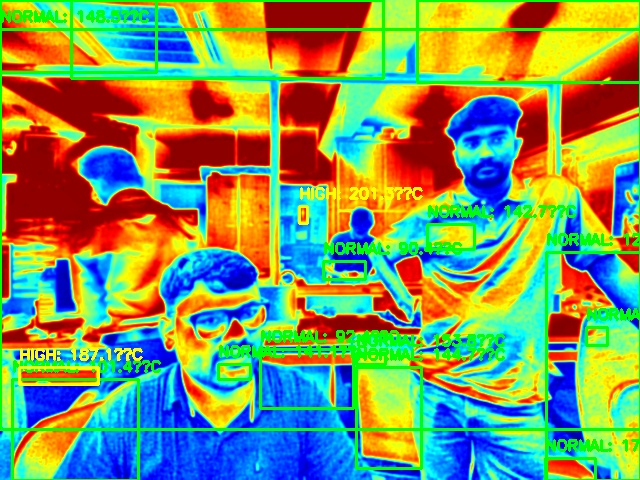
#> input picture pyqt/open_cv/Open-CV_Practice/xample.jpg, 640 x 480 px
$ python xolor_model.py
#> lines starting #> are read from the running program, lines starting #| are printed output that depends on the picture
import cv2
import matplotlib.pyplot as plt
# Load the image in color
image = cv2.imread('xample.jpg') # Replace with your image path
#> image is the input picture: shape (480, 640, 3); mean B, G, R 94, 149.5, 128.3
# Convert BGR (OpenCV default) to RGB for Matplotlib display
image_rgb = cv2.cvtColor(image, cv2.COLOR_BGR2RGB)
# Convert to grayscale
gray_image = cv2.cvtColor(image, cv2.COLOR_BGR2GRAY)
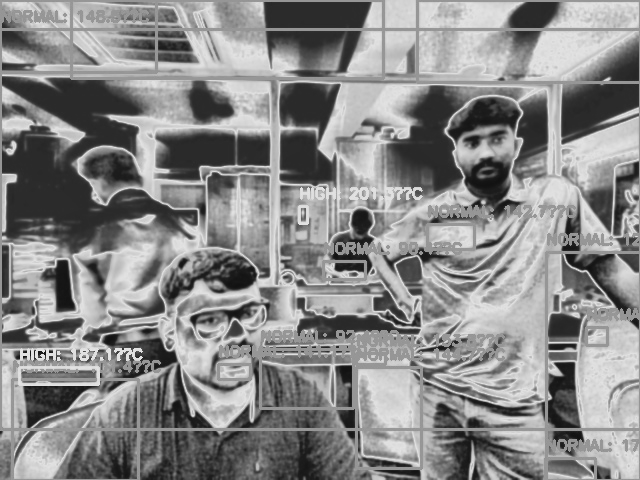
#> gray_image: shape (480, 640); min 17, max 232, mean 136.9
# Split the channels (Note: OpenCV uses BGR, so order is Blue, Green, Red)
blue_channel, green_channel, red_channel = cv2.split(image)
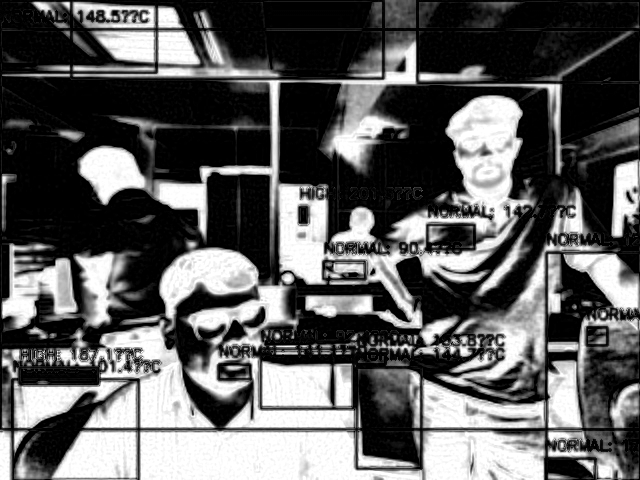
#> blue_channel: shape (480, 640); min 0, max 255, mean 94
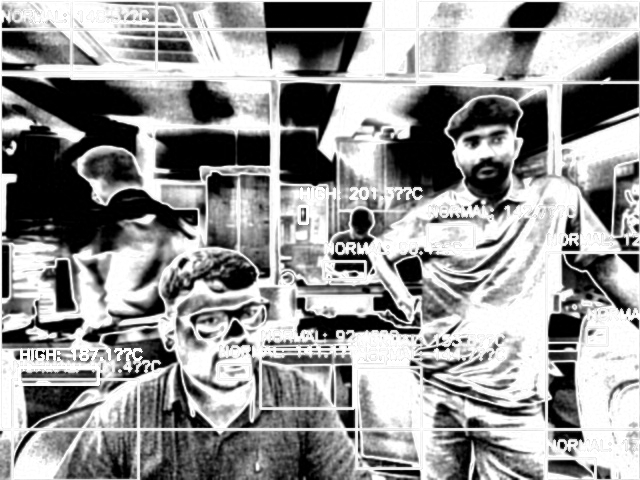
#> green_channel: shape (480, 640); min 0, max 255, mean 149.5
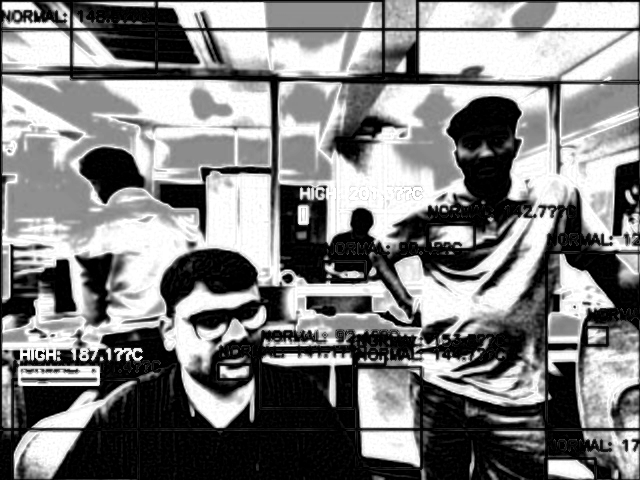
#> red_channel: shape (480, 640); min 0, max 255, mean 128.3
# Plotting the results
plt.figure(figsize=(12, 8))
# Original RGB Image
plt.subplot(2, 3, 1)
plt.imshow(image_rgb)
plt.title('Original Image (RGB)')
plt.axis('off')
# Grayscale Image
plt.subplot(2, 3, 2)
plt.imshow(gray_image, cmap='gray')
plt.title('Grayscale Image')
plt.axis('off')
# Red Channel
plt.subplot(2, 3, 4)
plt.imshow(red_channel, cmap='Reds')
plt.title('Red Channel')
plt.axis('off')
# Green Channel
plt.subplot(2, 3, 5)
plt.imshow(green_channel, cmap='Greens')
plt.title('Green Channel')
plt.axis('off')
# Blue Channel
plt.subplot(2, 3, 6)
plt.imshow(blue_channel, cmap='Blues')
plt.title('Blue Channel')
plt.axis('off')
plt.tight_layout()
plt.show()

$ run again, with pyqt/open_cv/Open-CV_Practice/Physical (63).jpg copied over pyqt/open_cv/Open-CV_Practice/xample.jpg
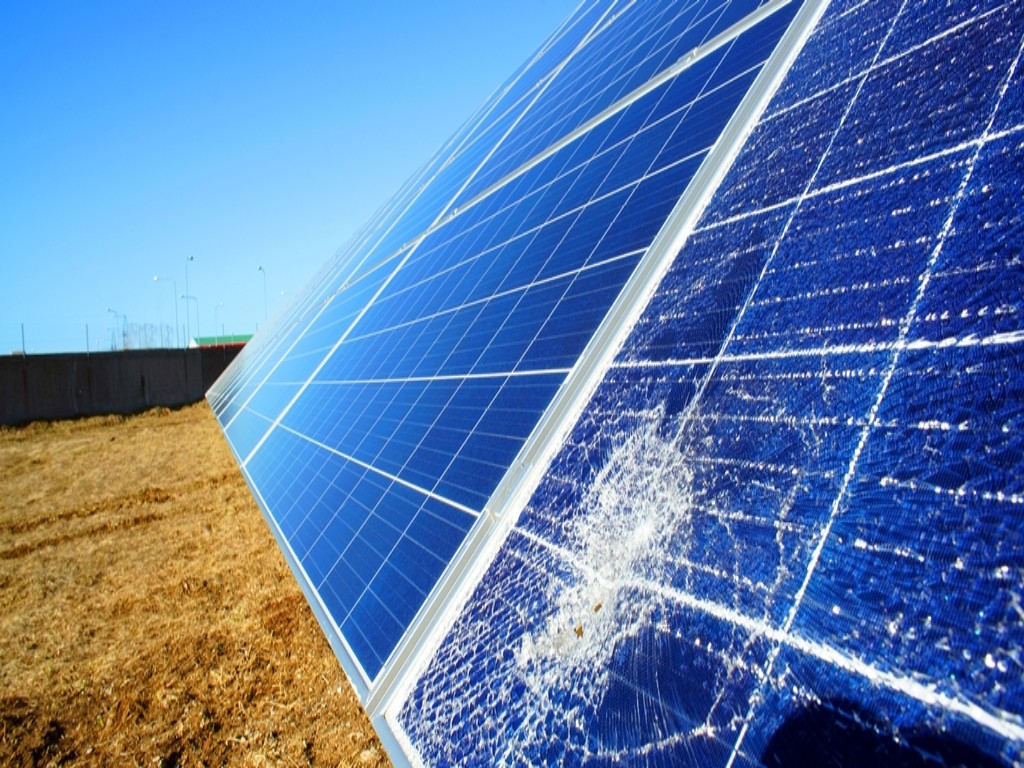
#> input picture pyqt/open_cv/Open-CV_Practice/Physical (63).jpg, 1024 x 768 px
#> image is the input picture: shape (768, 1024, 3); mean B, G, R 171.1, 125.1, 94.1
#> `blue_channel, green_channel, red_channel = cv2.split(image)`:
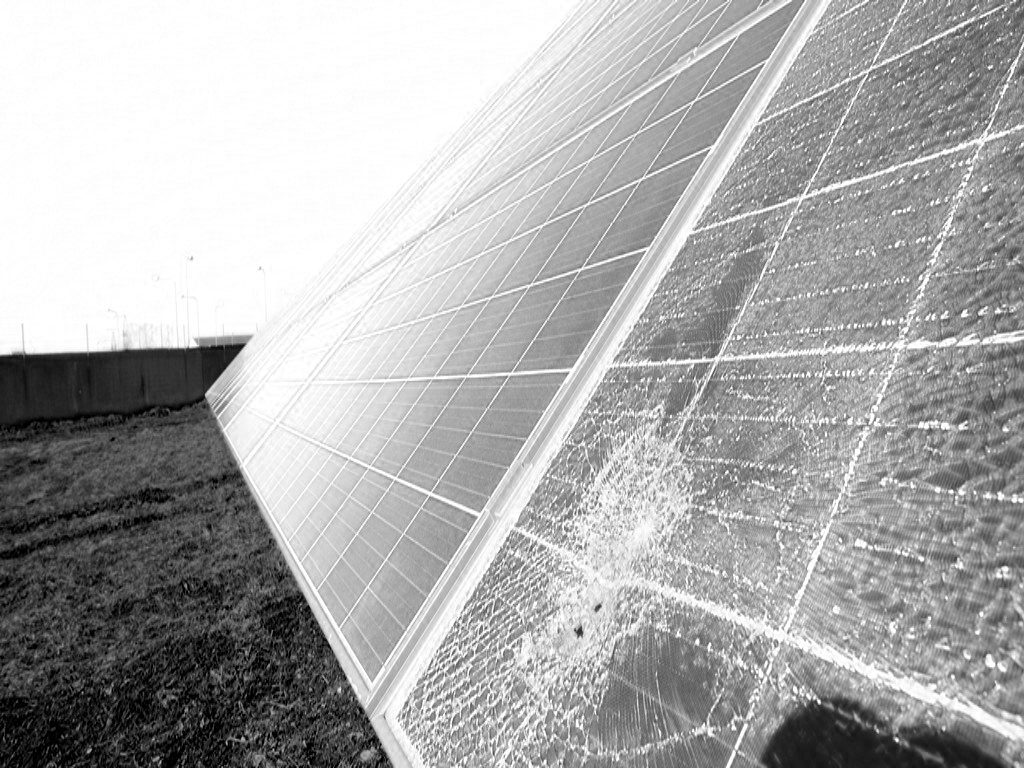
#> blue_channel: shape (768, 1024); min 0, max 255, mean 171.1
#> `blue_channel, green_channel, red_channel = cv2.split(image)`:
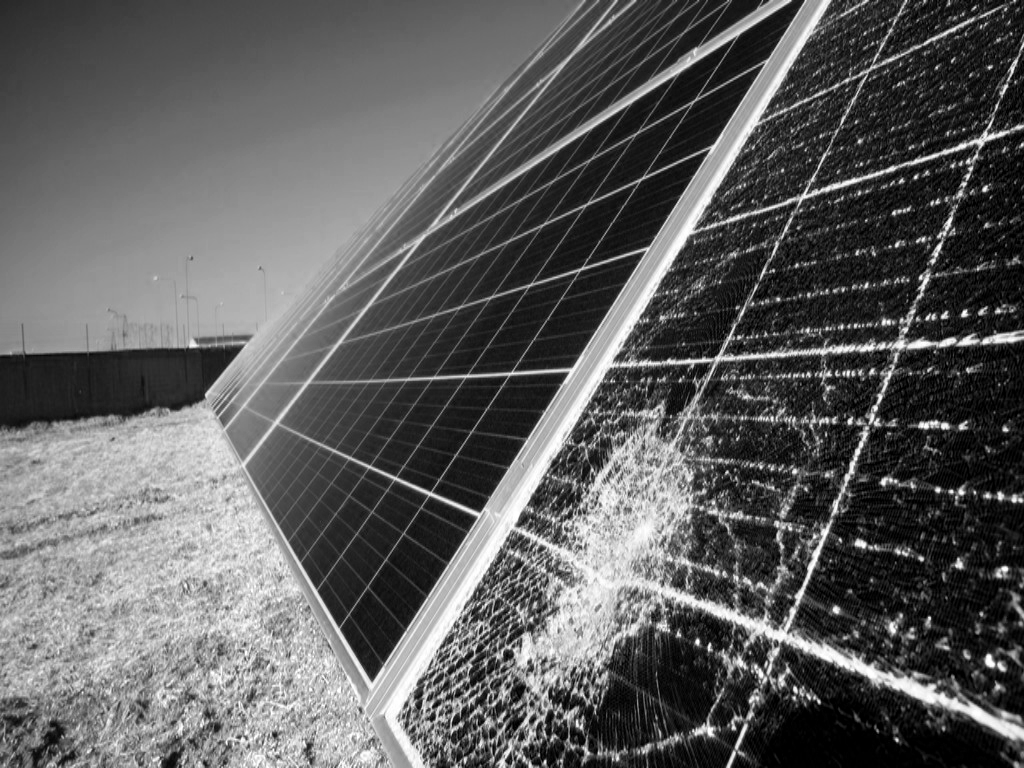
#> red_channel: shape (768, 1024); min 0, max 255, mean 94.1

$ run again, with pyqt/open_cv/Open-CV_Practice/b.jpg copied over pyqt/open_cv/Open-CV_Practice/xample.jpg
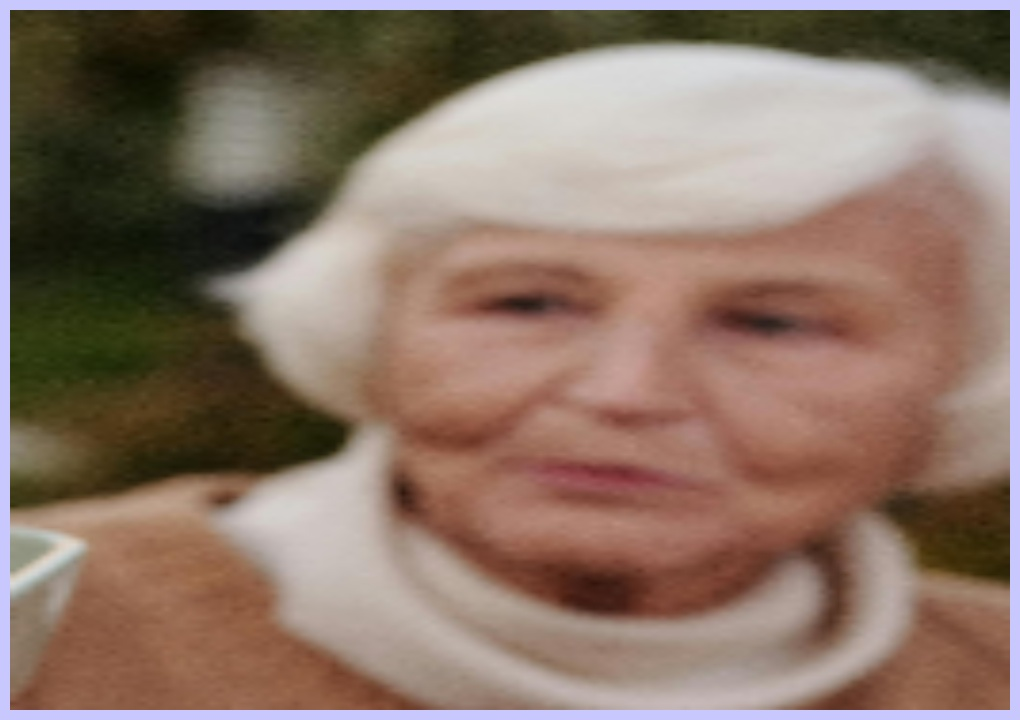
#> input picture pyqt/open_cv/Open-CV_Practice/b.jpg, 1020 x 720 px
#> image is the input picture: shape (720, 1020, 3); mean B, G, R 103.7, 116.9, 138.8
#> `blue_channel, green_channel, red_channel = cv2.split(image)`:
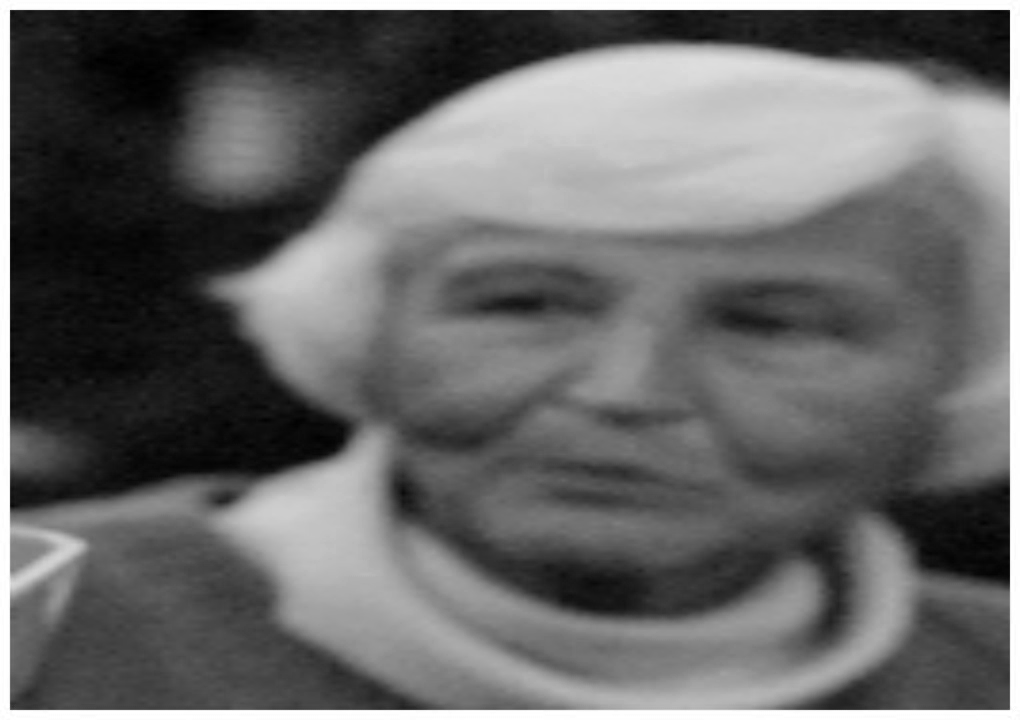
#> blue_channel: shape (720, 1020); min 0, max 255, mean 103.7
#> `blue_channel, green_channel, red_channel = cv2.split(image)`:
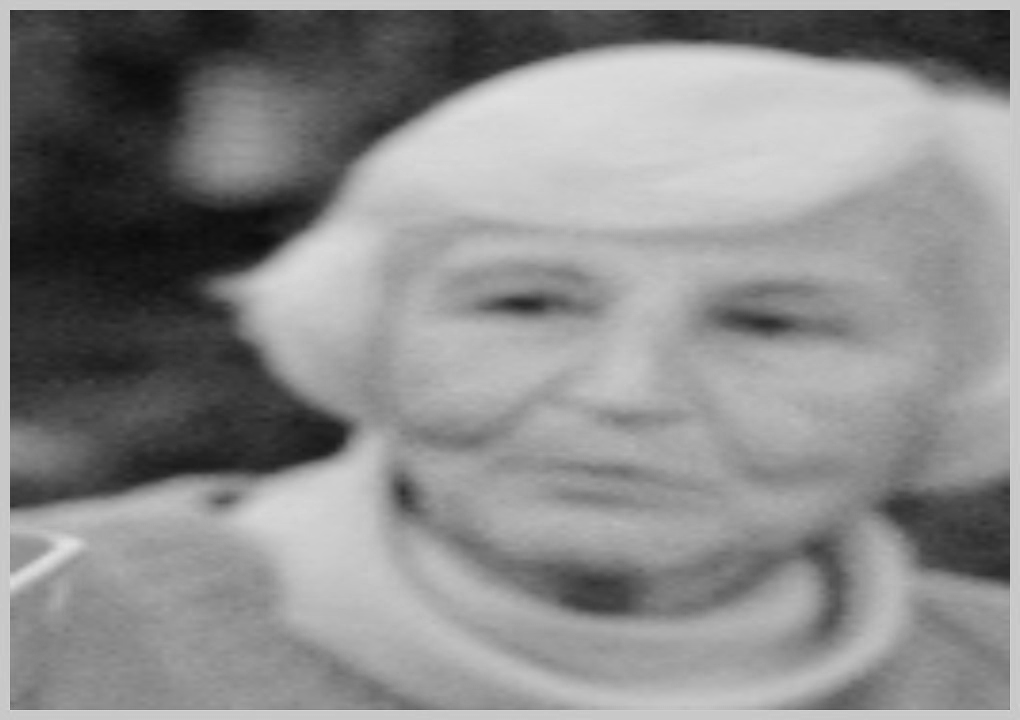
#> red_channel: shape (720, 1020); min 10, max 225, mean 138.8

$ run again, with pyqt/open_cv/Open-CV_Practice/birthday.jpg copied over pyqt/open_cv/Open-CV_Practice/xample.jpg
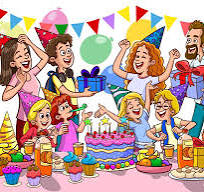
#> input picture pyqt/open_cv/Open-CV_Practice/birthday.jpg, 204 x 192 px
#> image is the input picture: shape (192, 204, 3); mean B, G, R 154.1, 163.6, 192.1
#> `blue_channel, green_channel, red_channel = cv2.split(image)`:
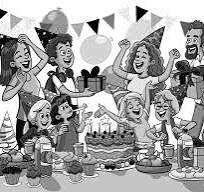
#> green_channel: shape (192, 204); min 0, max 255, mean 163.6
#> `blue_channel, green_channel, red_channel = cv2.split(image)`:
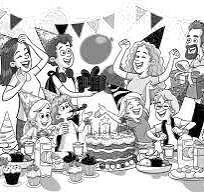
#> red_channel: shape (192, 204); min 0, max 255, mean 192.1
